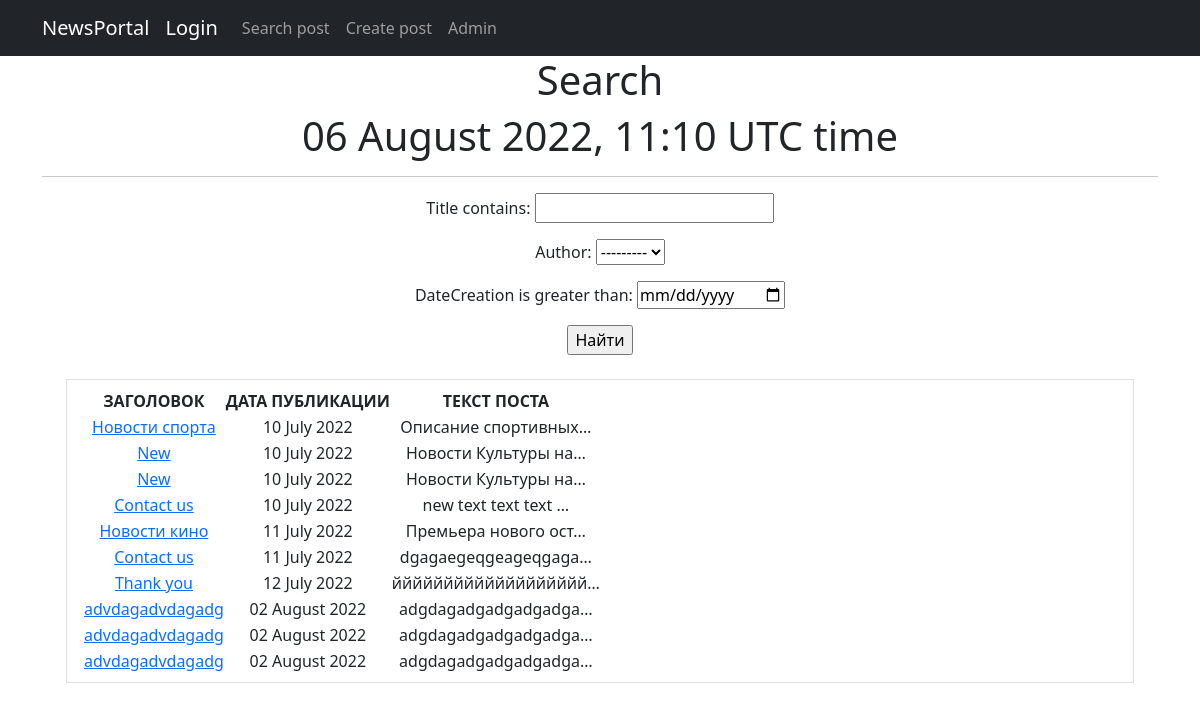
The app's page /news/search/ with its own data.
### news/models.py (models this page shows, shortened)
class Post(models.Model):
    author = models.ForeignKey(Author, on_delete=models.CASCADE)
    NEWS = 'NW'
    ARTICLE = 'AR'
    CATEGORY_CHOICES = (
        (NEWS, 'Новость'),
        (ARTICLE, 'Статья'),
    )
    categoryType = models.CharField(max_length=2, choices=CATEGORY_CHOICES, default=ARTICLE)
    dateCreation = models.DateTimeField(auto_now_add=True)
    postCategory = models.ManyToManyField(Category, through='PostCategory')
    title = models.CharField(max_length=128)
    text = models.TextField()
    rating = models.SmallIntegerField(default=0)
    def get_absolute_url(self):
        return reverse('post_detail', args=[str(self.id)])
    class Meta:
        verbose_name = 'Посты'
        verbose_name_plural = 'Посты'

### news/views.py (the view)
# urls.py: path('search/', SearchListViews.as_view(), name='post_search'),
class SearchListViews(PostsList):
    model = Post
    template_name = 'post_search.html'
    context_object_name = 'search'
    def get_context_data(self, **kwargs):
        context = super().get_context_data(**kwargs)
        context['time_now'] = datetime.now()
        context['filter'] = PostFilter(self.request.GET, queryset=self.get_queryset())
        return context

### news/models.py (called while the page is built)
    def __str__(self):
        return f'{self.authorUser}'

### news/templatetags/custom_filters.py (called while the page is built)
@register.filter()
def censor(text):
    new_text = re.sub(r'[^\w\s]', '', text)
    word_list = new_text.strip().split()
    new_stop_list = [x.lower() for x in WORDS_TO_CATCH]
    for word in word_list:
        word_len = len(word)
        if (word.lower() in new_stop_list) or (
                (word.lower()[-1] == 's') and (word.lower()[:word_len - 1] in new_stop_list)):
            substitute = word[0] + '*' * (len(word) - 2) + word[-1]  # about -> a***t
            text = text.replace(word, substitute)
    return text

### news/views.py (called while the page is built)
    def get_queryset(self):
        queryset = super().get_queryset()
        self.filterset = PostFilter(self.request.GET, queryset)
        return self.filterset.qs

### templates/post_search.html
{% extends 'flatpages/default.html' %}
{% load custom_filters %}
{% load custom_tags %}
{% block content %}
    <h1>Search</h1>
<h1> {{ time_now|date:'d F Y, H:i' }} UTC time</h1>
    <hr>
<div class="container">
    <form method="GET">
     {{ filter.form.as_p }}
    <input type="submit" value="Найти">
    </form>
</div>
<br>
<div class="container">
    <table class="list-group-item">
        <tr>
            <th>ЗАГОЛОВОК</th>
            <th>ДАТА ПУБЛИКАЦИИ</th>
            <th>ТЕКСТ ПОСТА</th>
        </tr>
        {% for p in filter.qs %}
        <tr>
            <td><a href="{{ p.get_absolute_url }}"> {{ p.title|censor }} </a></td>
            <td>{{ p.dateCreation|date:'d F Y' }}</td>
            <td>{{ p.text|truncatechars:20|censor }}</td>
        </tr>
        {% endfor %}
    </table>
</div>
{% endblock %}

### templates/flatpages/default.html (shortened to what this page needs)
<!DOCTYPE html>
<html lang="en">
    <head>
        {% load static %}
        <link href="{% static 'css/styles.css' %}" rel="stylesheet" />
    </head>
    <body>
        <nav class="navbar navbar-expand-lg navbar-dark bg-dark static-top">
           <div class="container">
               <a class="navbar-brand" href="http://127.0.0.1:8000/news">NewsPortal</a>
               <a class="navbar-brand" href="http://127.0.0.1:8000">Login</a>
               <div class="collapse navbar-collapse" id="navbarResponsive">
                   <ul class="navbar-nav ml-auto">
                       <li class="nav-item active">
                        <li class="nav-item">
                           <a class="nav-link" href="search/">Search post</a>
                       </li>
                       <li class="nav-item">
                           <a class="nav-link" href="create/">Create post</a>
                       </li>
                        <li class="nav-item">
                           <a class="nav-link" href="http://127.0.0.1:8000/admin">Admin</a>
                       </li>
                       </li>
                   </ul>
               </div>
           </div>
        </nav>
        <div class="container">
           <div class="row">
               <div class="col-lg-12 text-center">
                   {% block content %}{% endblock content %}
               </div>
           </div>
        </div>
    </body>
</html>

### records on screen
Post: title|censor "Новости спорта", dateCreation "10 July 2022", text|censor "Описание спортивных…"
Post: title|censor "New", dateCreation "10 July 2022", text|censor "Новости Культуры на…"
Post: title|censor "New", dateCreation "10 July 2022", text|censor "Новости Культуры на…"
Post: title|censor "Contact us", dateCreation "10 July 2022", text|censor "new text text text …"
Post: title|censor "Новости кино", dateCreation "11 July 2022", text|censor "Премьера нового ост…"
Post: title|censor "Contact us", dateCreation "11 July 2022", text|censor "dgagaegeqgeageqgaga…"
Post: title|censor "Thank you", dateCreation "12 July 2022", text|censor "ййййййййййййййййййй…"
Post: title|censor "advdagadvdagadg", dateCreation "02 August 2022", text|censor "adgdagadgadgadgadga…"
Post: title|censor "advdagadvdagadg", dateCreation "02 August 2022", text|censor "adgdagadgadgadgadga…"
Post: title|censor "advdagadvdagadg", dateCreation "02 August 2022", text|censor "adgdagadgadgadgadga…"

### other values on screen
{{ time_now|date:'d F Y, H:i' }} "06 August 2022, 11:10"
